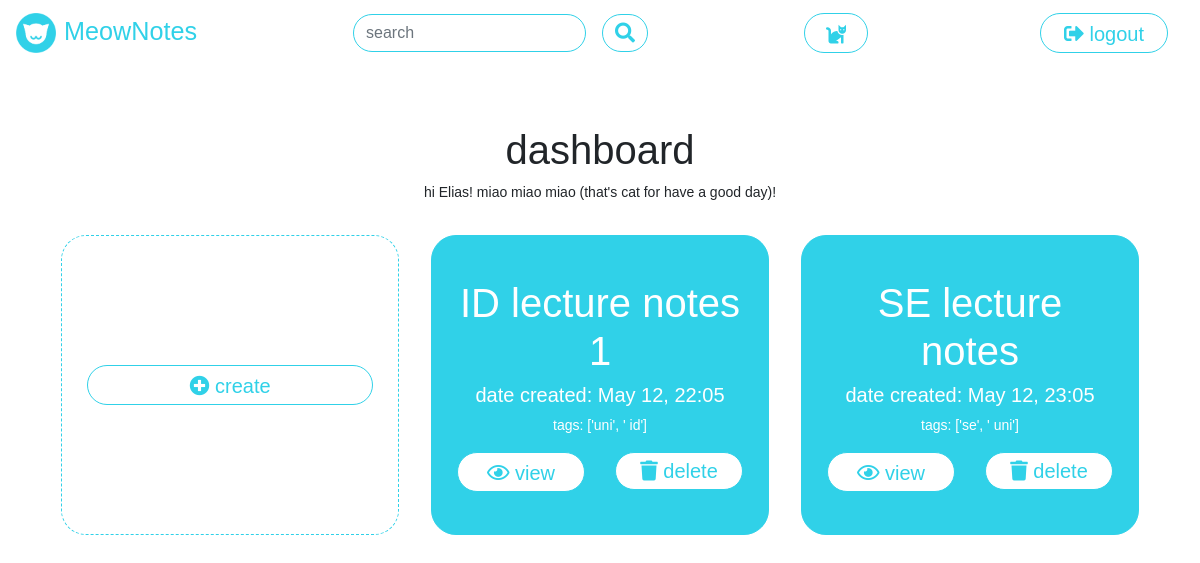
The page /dashboard (signed in) on the database as committed earlier.
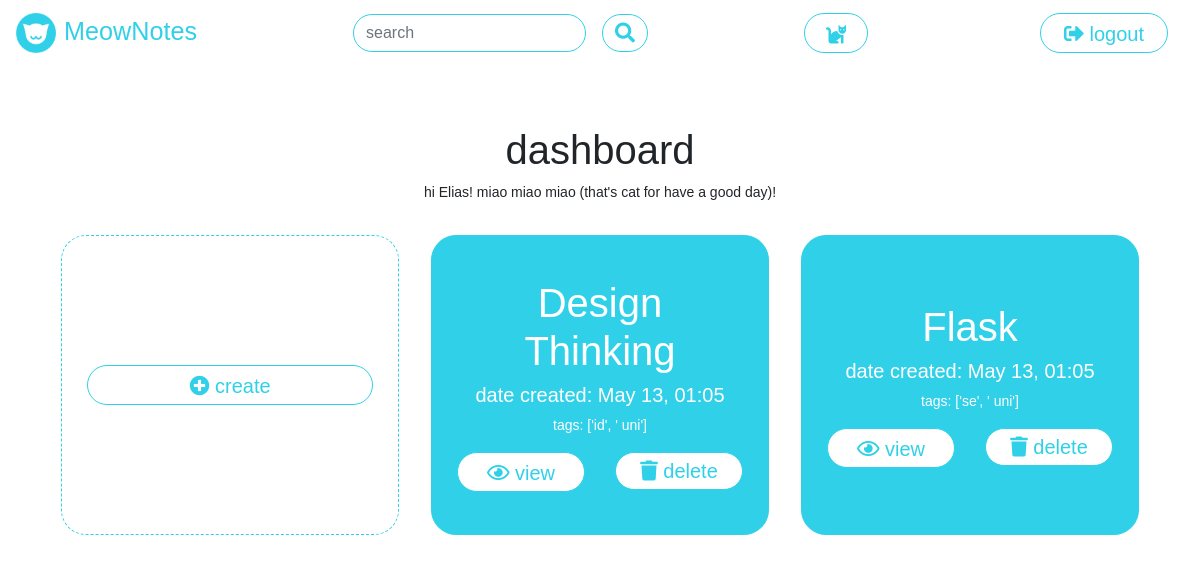
The same page on the database as committed later.
### tables this page shows
CREATE TABLE "notes" (
	"id"	INTEGER UNIQUE,
	"uid"	INTEGER NOT NULL,
	"date_created"	TEXT NOT NULL,
	"title"	TEXT NOT NULL,
	"tags"	TEXT,
	"content"	BLOB NOT NULL,
	PRIMARY KEY("id")
);

### __init__.py (the view)
@app.route("/dashboard")
def dashboard():
    if session.get("username") is not None:
        session_user = session.get("username")
        uid = get_id_by_user(session.get("username"))
        db_user_results = get_notes_by_user(uid)
        note_data = process_note_results(db_user_results)
        msg = create_welcome_message(session_user)
        return render_template("dashboard.html", msg=msg, menu_item="logout", data=note_data)
    else:
        return redirect("/")

### dbquery.py (called while the page is built)
def execute_select(query):
    conn = sqlite3.connect(MEOWNOTES_DB)
    cursor = conn.cursor()
    cursor.execute(query)
    result = cursor.fetchall()
    conn.close()
    if DEBUG:
        print(result)
    return result

def get_user_by_name(username):
    query_input_items = [{"val": username, "cols": ["username"], "type": "exact", "condition": True}]
    query = prepare_query("GET_CONDITIONAL", "users", query_input_items)
    results = execute_select(query)
    return results

def get_id_by_user(username):
    db_res = get_user_by_name(username)
    db_user = parse_user(db_res[0])
    uid = db_user["uid"]
    return uid

def get_notes_by_user(uid):
    query_input_items = [{"val": uid, "cols": ["uid"], "type": "exact", "condition": True}]
    query = prepare_query("GET_CONDITIONAL", "notes", query_input_items)
    results = execute_select(query)
    return results

def parse_user(db_result):
    result = {
        "uid": db_result[0],
        "username": db_result[1],
        "password": db_result[2]
    }
    return result

def parse_note(db_note):
    real_date = dateutil.parser.parse(db_note[2])
    result = {
        "note_id": db_note[0],
        "uid": db_note[1],
        "date_created": db_note[2],
        "ui_date": real_date.strftime('%b %d, %H:%m'),
        "title": db_note[3],
        "tags": db_note[4].split(","),
        "content": db_note[5],
    }
    return result

def process_note_results(db_notes):
    parsed_notes = []
    for db_note in db_notes:
        parsed_notes.append(parse_note(db_note))
    parsed_notes.sort(key=operator.itemgetter('date_created'))
    return parsed_notes

### utils.py (called while the page is built)
def format_value_for_db(value, cols, paramtype):
    if type(value) == int or "id" in cols:
        result = str(value)
    elif paramtype == "contains":
        result = "'%" + value + "%'"
    else:
        result = "'" + value + "'"
    return result

def create_welcome_message(username):
    general_greetings_list = ["hello", "hi", "welcome"]
    secondary_statement_list = ["hope you're having a great day!", "miao miao miao (that's cat for have a good day)!", "enjoy!", "good luck!", "happy writing!"]
    return random.choice(general_greetings_list) + " " + username.capitalize() + "! " + random.choice(secondary_statement_list)

### templates/dashboard.html (shortened to what this page needs)
<!DOCTYPE html>
<html lang="en" dir="ltr">
{% extends "meownotes.html" %}
  {% block head %}
  {{ super() }}
  {% endblock %}
  {% block content %}
  <div class="content main">
    <div class="row">
      <div class="col my-auto text-center">
        <div class="my-auto">
          <h1>dashboard</h1>
          {{msg}}
        </div>
      </div>
    </div>
    <div class="row dash-notes-row align-items-center">
      <div class="col-4 text-center dash-notes-col my-auto">
        <div class="dashboard-note-prompt card">
          <div class="card-contents my-auto">
            <div class="row">
              <div class="col">
                <div class="meownotes-button meownotes-link my-auto meownotes-go-accent">
                  <span class="align-middle">
                    <a href="{{ url_for('create') }}">
                      <i class="fas fa-plus-circle"></i> create
                    </a>
                  </span>
                </div>
              </div>
            </div>
          </div>
        </div>
      </div>
      {% for note in data %}
      <div class="col-4 text-center dash-notes-col my-auto">
        <div class="dashboard-note card">
          <div class="card-contents my-auto">
            <div class="row">
              <div class="col">
                <h1>{{ note['title'] }}</h1>
              </div>
            </div>
            <div class="row">
              <div class="col">
                <h5>date created: {{ note['ui_date'] }}</h5>
              </div>
            </div>
            <div class="row">
              <div class="col">
                <p>tags: {{ note['tags'] }}</p>
              </div>
            </div>
            <div class="row">
              <div class="col-6">
                <div class="meownotes-button meownotes-link my-auto meownotes-go-accent">
                  <span class="align-middle">
                    <a href="{{ url_for('view', id=note['note_id']) }}"><i class="far fa-eye"></i> view</a>
                  </span>
                </div>
              </div>
              <div class="col-6">
                <form method="POST" action="/delete">
                  <button class="meownotes-button meownotes-link btn btn-med btn-primary btn-block meownotes-bg-warning"
                    type="submit"><i class="fas fa-trash"></i> delete</button>
                </form>
              </div>
            </div>
          </div>
        </div>
      </div>
      {% endfor %}
    </div>
  </div>
  {% endblock %}

### templates/meownotes.html (shortened to what this page needs)
<!DOCTYPE html>
<html lang="en" dir="ltr">
<head>
    {% block head %}
    <link rel="stylesheet" href="{{ url_for('static', filename='css/fonts.css') }}">
    <link rel="stylesheet" href="{{ url_for('static', filename='css/bootstrap-4.3.1/bootstrap.min.css') }}">
    <link rel="stylesheet" href="{{ url_for('static', filename='css/main.css') }}">
    <link rel="stylesheet" href="https://use.fontawesome.com/releases/v5.8.1/css/all.css"
>
    {% endblock %}
</head>
<body>
    <nav class="navbar navbar-dark bg-dark">
        <a class="navbar-brand app-title" href="{{ url_for('dashboard') }}"><img
                src="{{ url_for('static', filename='img/logo.png') }}"
                style="max-width:40px;margin-right:0.5rem;">MeowNotes</a>
        {% if menu_item == 'logout' %}
        <form method="POST" action="/search">
            <div class="input-group">
                <input type="text" id="search" name="search" class="form-control mr-1 meownotes-input"
                    placeholder="search" required="">
                <span class="input-group-btn">
                    <button class="meownotes-button btn btn-med btn-primary btn-block" type="submit" data-toggle="tooltip" title="search for a note"><i class="fas fa-search"></i>
                    </button>
                </span>
            </div>
        </form>
        {% endif %}
        <div class="meownotes-button meownotes-link"
            style="width:4rem;line-height:1.2;margin-left:1rem;margin-right:1rem;">
            <span class="align-middle">
                <a href="{{ url_for('cat') }}" data-toggle="tooltip" title="view a cat!"><i class="fas fa-cat"></i></a>
            </span>
        </div>
        <div class="meownotes-button meownotes-link"
            style="width:8rem;line-height:1.2;margin-left:1rem;margin-right:1rem;">
            <span class="align-middle">
                {% if menu_item == 'logout' %}
                <a href="{{ url_for('logout') }}"><i class="fas fa-sign-out-alt"></i> {{menu_item}}</a>
                {% else %}
                <a href="{{ url_for('landing') }}"><i class="fas fa-sign-in-alt"></i> {{menu_item}}</a>
                {% endif %}
            </span>
        </div>
    </nav>
    {% block content %}
    {% endblock %}
</body>
</html>

### static/css/main.css (style rules this page uses)
body { font-family: "Montserrat", sans-serif; font-size: 14px; }
a { text-decoration: none !important; }
h1 { font-weight: 500; }
:root { --meownotes-blue: #30D1E8; --meownotes-light: #FFFFFF; --meownotes-yellow: #FFB20F; --meownotes-red: #EA526F; }
.mr-1 { margin-right: 1rem !important; }
.navbar.navbar-dark.bg-dark, .navbar .navbar-brand { background-color: var(--meownotes-light) !important; color: var(--meownotes-blue) !important; }
.app-title { font-weight: 300; font-size: 180%; }
.meownotes-input { border-radius: 25px !important; border: 1px solid var(--meownotes-blue); line-height: 1.2; }
.meownotes-button { line-height: 1.2; font-size: 1.25rem; text-align: center; padding: .375rem .75rem; border-radius: 25px !important; background-color: var(--meownotes-light); color: var(--meownotes-blue); border: 1px solid var(--meownotes-blue); }
.meownotes-link { padding: .375rem .75rem; width: 100%; margin: auto; display: inline-table; }
.meownotes-link>span, .meownotes-link>span>a { color: var(--meownotes-blue); }
.main { padding: 60px; height: calc(100vh - 56px); }
.dash-notes-row { height: 100%; }
.dash-notes-col { padding: 1rem; margin-top: 1rem !important; }
.dash-notes-col { height: 325px; }
.dashboard-note-prompt, .dashboard-note { height: 300px; border-radius: 25px; padding-left: 25px; padding-right: 25px; }
.dashboard-note-prompt { background-color: #ffffff; border: 1px dashed #30D1E8; color: #30D1E8; }
.dashboard-note { background-color: #30D1E8; border: 1px solid #30D1E8; color: #ffffff; }

Rows that differ between the two databases and show on the page:
removed notes: title "ID lecture notes 1", ui_date "May 12, 22:05", tags "['uni', ' id']"
removed notes: title "SE lecture notes", ui_date "May 12, 23:05", tags "['se', ' uni']"
added notes: title "Design Thinking", ui_date "May 13, 01:05", tags "['id', ' uni']"
added notes: title "Flask", ui_date "May 13, 01:05", tags "['se', ' uni']"
